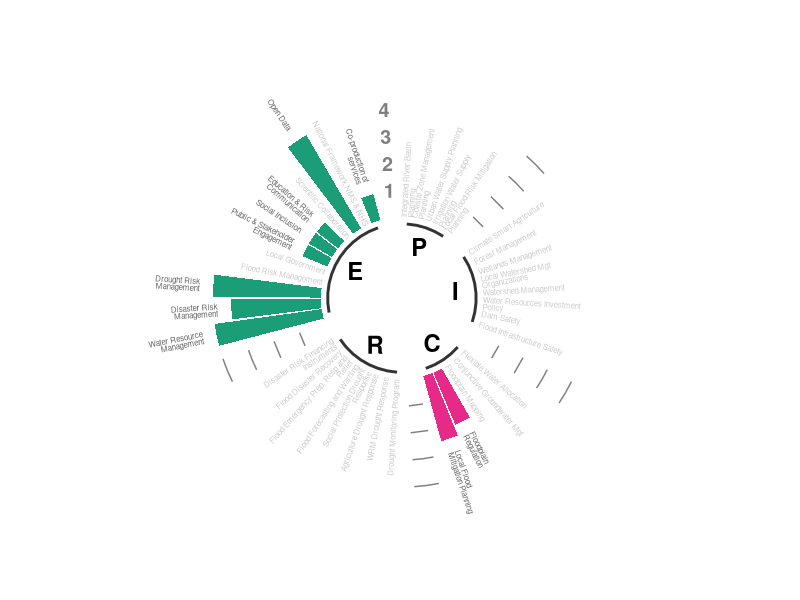
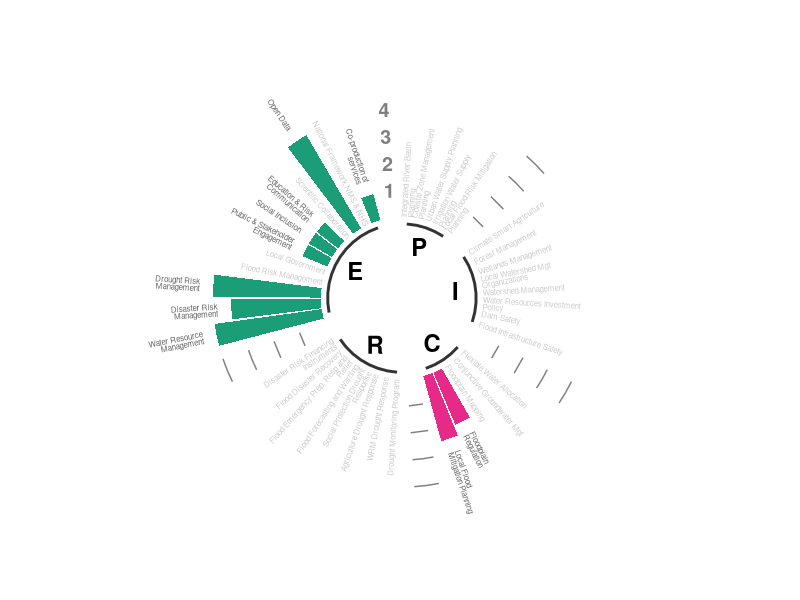
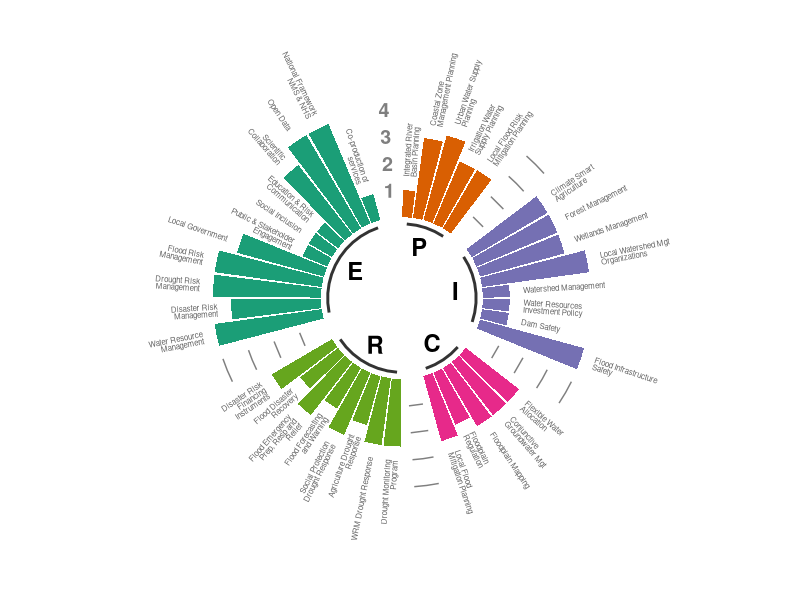
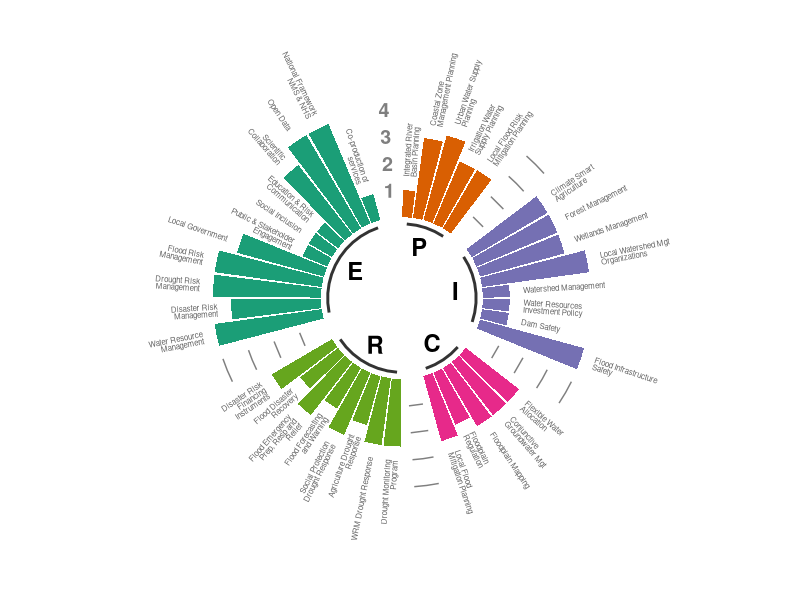

Source code (R) for these figures, in order:

# Check if packages are installed, if not install them
if(!require(scales)) {install.packages(scales)}
if(!require(ggplot2)) {install.packages(ggplot2)}
if(!require(dplyr)) {install.packages(dplyr)}

# Function to create the radial plot
ERAMRadialPlot <- function(data.to.plot, empty_bar = 2,
  ymin = -60, ymax = 140, label_size = 2) {

  require(scales)
  require(ggplot2)
  require(dplyr)

  cols <- c("E" = '#1b9e77', "P" = '#d95f02', "I" = '#7570b3', "C" = '#e7298a', "R" = '#66a61e')

  # Scale values between 20 and 80
  data <- tibble::tribble(
             ~group,                                                         ~sub,                             ~individual, ~value,
                "E",                               "National Sectoral Frameworks",             "Water Resource Management",     0L,
                "E",                               "National Sectoral Frameworks",              "Disaster Risk Management",     0L,
                "E",                               "National Sectoral Frameworks",               "Drought Risk Management",     0L,
                "E",                               "National Sectoral Frameworks",                 "Flood Risk Management",     0L,
                "E",                                  "Whole-of-Society Approach",                      "Local Government",     0L,
                "E",                                  "Whole-of-Society Approach",       "Public & Stakeholder Engagement",     0L,
                "E",                                  "Whole-of-Society Approach",                      "Social Inclusion",     0L,
                "E",                                  "Whole-of-Society Approach",        "Education & Risk Communication",     0L,
                "E",                                  "Whole-of-Society Approach",              "Scientific Collaboration",     0L,
                "E",                                  "Whole-of-Society Approach",                             "Open Data",     0L,
                "E",                   "Hydrological and Meteorological Services",          "National Framework NMS & NHS",     0L,
                "E",                   "Hydrological and Meteorological Services",             "Co-production of services",     0L,
                "P", "Flood and Drought Risk Mitigation and Contingency Planning",       "Integrated River Basin Planning",     0L,
                "P", "Flood and Drought Risk Mitigation and Contingency Planning",      "Coastal Zone Management Planning",     0L,
                "P", "Flood and Drought Risk Mitigation and Contingency Planning",           "Urban Water Supply Planning",     0L,
                "P", "Flood and Drought Risk Mitigation and Contingency Planning",      "Irrigation Water Supply Planning",     0L,
                "P", "Flood and Drought Risk Mitigation and Contingency Planning",  "Local Flood Risk Mitigation Planning",     0L,
                "I",                                         "Healthy Watersheds",             "Climate Smart Agriculture",     0L,
                "I",                                         "Healthy Watersheds",                     "Forest Management",     0L,
                "I",                                         "Healthy Watersheds",                   "Wetlands Management",     0L,
                "I",                                         "Healthy Watersheds",     "Local Watershed Mgt Organizations",     0L,
                "I",                                         "Healthy Watersheds",                  "Watershed Management",     0L,
                "I",                             "Water Resources Infrastructure",     "Water Resources Investment Policy",     0L,
                "I",                             "Water Resources Infrastructure",                            "Dam Safety",     0L,
                "I",                             "Water Resources Infrastructure",           "Flood Infrastructure Safety",     0L,
                "C",                "Water Allocation and Groundwater Management",             "Flexible Water Allocation",     0L,
                "C",                "Water Allocation and Groundwater Management",           "Conjunctive Groundwater Mgt",     0L,
                "C",                                      "Floodplain Management",                    "Floodplain Mapping",     0L,
                "C",                                      "Floodplain Management",                 "Floodplain Regulation",     0L,
                "C",                                      "Floodplain Management",       "Local Flood Mitigation Planning",     0L,
                "R",                  "Drought Monitoring, Response and Recovery",            "Drought Monitoring Program",     0L,
                "R",                  "Drought Monitoring, Response and Recovery",                  "WRM Drought Response",     0L,
                "R",                  "Drought Monitoring, Response and Recovery",          "Agriculture Drought Response",     0L,
                "R",                  "Drought Monitoring, Response and Recovery",    "Social Protection Drought Response",     0L,
                "R",                    "Flood Monitoring, Response and Recovery",         "Flood Forecasting and Warning",     0L,
                "R",                    "Flood Monitoring, Response and Recovery", "Flood Emergency Prep, Resp and Relief",     0L,
                "R",                    "Flood Monitoring, Response and Recovery",               "Flood Disaster Recovery",     0L,
                "R",                                    "Disaster Risk Financing",   "Disaster Risk Financing Instruments",     0L
             )

  prog_levels <- data$individual

  data <- data %>%
    mutate(group = factor(group, levels = c("P", "I", "C", "R", "E"))) %>%
    mutate(individual = factor(individual, levels = prog_levels)) %>%
    arrange(group)

  data2 <- data.to.plot %>%
    mutate(group = factor(group, levels = c("P", "I", "C", "R", "E"))) %>%
    mutate(individual = factor(individual, levels = prog_levels)) %>%
    arrange(group) %>%
    mutate(value = scales::rescale(value, to=c(20,80)))

  mindex <- which(data$individual %in% data2$individual)
  data$value[mindex] <- data2$value

  # Set a number of 'empty bar' to add at the end of each group
  to_add <- data.frame( matrix(NA, empty_bar*nlevels(data$group), ncol(data)) )
  colnames(to_add) <- colnames(data)
  to_add$group <- rep(levels(data$group), each=empty_bar)
  data <- rbind(data, to_add)
  data <- data %>% arrange(group)
  data$id <- seq(1, nrow(data))

  # Data frame to store the labels
  label_data <- data
  number_of_bar <- nrow(label_data)
  angle <- 90 - 360 * (label_data$id-0.5) /number_of_bar
  label_data$hjust <- ifelse( angle < -90, 1, 0)
  label_data$angle <- ifelse(angle < -90, angle+180, angle)

  # Data frame to store base lines
  base_data <- data %>%
    group_by(group) %>%
    summarize(start=min(id), end=max(id) - empty_bar) %>%
    rowwise() %>%
    mutate(title=mean(c(start, end)))

  # Data frame to store grids
  grid_data <- base_data
  grid_data$end <- grid_data$end[ c( nrow(grid_data), 1:nrow(grid_data)-1)] + 1
  grid_data$start <- grid_data$start - 1
  grid_data <- grid_data[-1,]

  label_data2  <- filter(label_data, value > 0)
  label_dataNA <- filter(label_data, value == 0)



  # Make the plot
  p <- ggplot(data, aes(x=as.factor(id), y=value, fill=group)) +

    # Set main bars
    geom_bar(aes(x=as.factor(id), y=value), fill="gray", stat="identity", alpha=0.8) +

    # Set segments
    geom_segment(data=grid_data, aes(x = end, y = 80, xend = start, yend = 80),
      colour = "grey50", alpha=1, size=0.5 , inherit.aes = F) +
    geom_segment(data=grid_data, aes(x = end, y = 60, xend = start, yend = 60),
      colour = "grey50", alpha=1, size=0.5 , inherit.aes = F) +
    geom_segment(data=grid_data, aes(x = end, y = 40, xend = start, yend = 40),
      colour = "grey50", alpha=1, size=0.5 , inherit.aes = F) +
    geom_segment(data=grid_data, aes(x = end, y = 20, xend = start, yend = 20),
      colour = "grey50", alpha=1, size=0.5 , inherit.aes = F) +

    # Set yaxis scales
    annotate("text", x = rep(max(data$id),4), y = c(20, 40, 60, 80),
      label = c("1", "2", "3", "4") , color="grey50", size=5 ,
      angle=0, fontface="bold", hjust=1) +

    ylim(ymin,ymax) +
    theme_minimal() +
    theme(
      legend.position = "none",
      axis.text = element_blank(),
      axis.title = element_blank(),
      panel.grid = element_blank(),
      plot.margin = unit(rep(-1,4), "cm")
    ) +
    coord_polar() +
    geom_bar(aes(x=as.factor(id), y=value, fill = group), data = data, stat="identity") +

    # Add program labels
    geom_text(data=label_data2,
      aes(x=id, y=value+10, label=stringr::str_wrap(individual, 20),
      lineheight = .75, hjust=hjust),
      color="black", alpha=0.6, size=label_size,
      angle=label_data2$angle, inherit.aes = FALSE) +

    # Add base line information
    geom_segment(data=base_data, aes(x = start, y = -5, xend = end, yend = -5),
      colour = "black", alpha=0.8, size=1 , inherit.aes = FALSE )  +
    geom_text(data=base_data, aes(x = title, y = -20, label=group),
      colour = "black", alpha=1, size=6, fontface="bold", inherit.aes = F) +

    # Fill color
    scale_fill_manual(values = cols)

    if(nrow(label_dataNA) > 0) {
      p <- p +  geom_text(data=label_dataNA,
                aes(x=id, y=value, label=stringr::str_wrap(individual, 30),
                lineheight = .75, hjust=hjust),
                color="black", alpha=0.2, size=label_size,
                angle=label_dataNA$angle, inherit.aes = FALSE)
    }

    return(p)
}

# Create plots & save to png/pdf
p <- ERAMRadialPlot(data.to.plot = readr::read_csv("./sample_data.csv")[c(1,2,3,6,7,8,10,12,29,30),])

ggsave(filename = "./output/radialplot_partial.png", plot = p, width = 8, height = 8)
ggsave(filename = "./output/radialplot_partial.pdf", plot = p, width = 8, height = 8)

# Create plots & save to png/pdf
p <- ERAMRadialPlot(data.to.plot = readr::read_csv("./sample_data.csv"))
ggsave(filename = "./output/radialplot_full.png", plot = p, width = 8, height = 8)
ggsave(filename = "./output/radialplot_full.pdf", plot = p, width = 8, height = 8)
